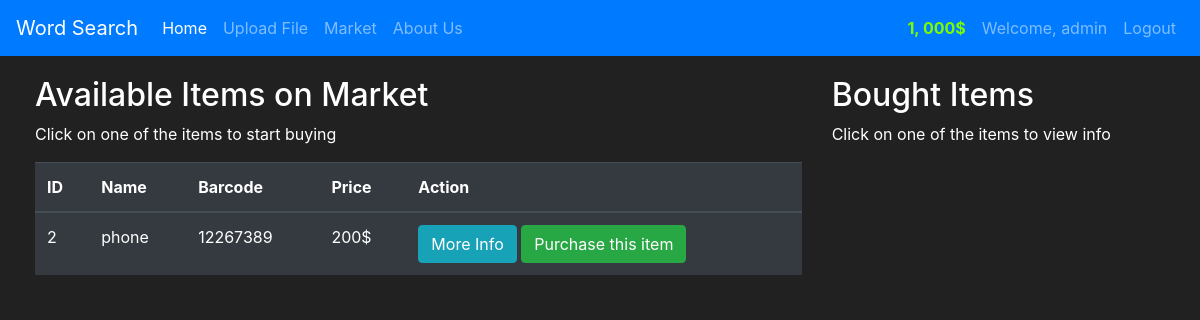
/market (signed in), run on an earlier commit of the app's database.
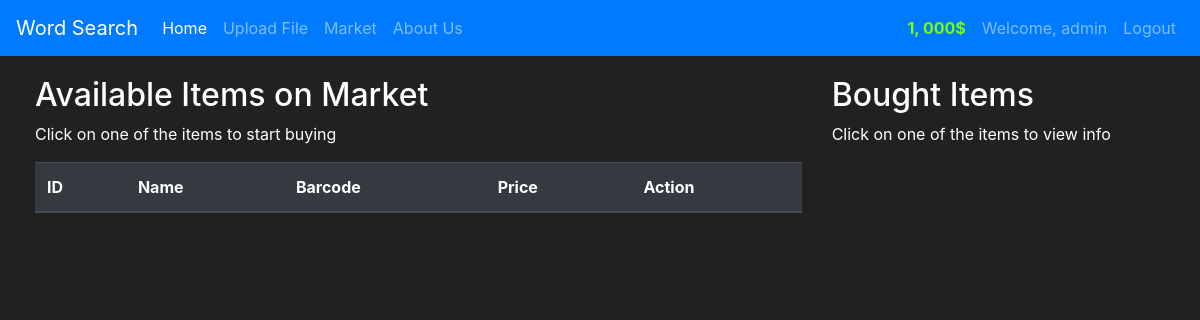
And on a later commit of the database.
### market/models.py (models this page shows, shortened)
class Item(db.Model):
	id = db.Column(db.Integer(), primary_key=True)
	name = db.Column(db.String(length=20), nullable=True, unique=True)
	price = db.Column(db.Integer(), nullable=False, unique=True)
	barcode = db.Column(db.String(length=12), nullable=False, unique=True)
	description = db.Column(db.String(length=2000), nullable=False)
	owner = db.Column(db.Integer(), db.ForeignKey('user.id'))

### market/routes.py (the view, shortened to what this page needs)
@app.route('/market', methods=['GET', 'POST'])
@login_required
def market():
	purchase_form = PurchaseItemForm()
	if request.method =="GET":
		items = Item.query.filter_by(owner=None)
		return render_template('market.html', items=items, purchase_form=purchase_form)

### market/models.py (called while the page is built)
@login_manager.user_loader
def load_user(user_id):
    return User.query.get(int(user_id))

	@property
	def prettier_budget(self):
		if len(str(self.budget >= 4)):
			return f'{str(self.budget)[:-3]}, {str(self.budget)[-3:]}$'
		else:
			return f"(self.budget)"

### market/templates/market.html (shortened to what this page needs)
{% extends 'layout.html' %}
{% block content %}
<div class="row" style="margin-top: 20px; margin-left: 20px;">
	<div class="col-8">
		<h2>Available Items on Market</h2>
		<p>Click on one of the items to start buying</p>
			<table class="table table-hover table-dark">
	    <thead>
	        <tr>
	            <th scope="col">ID</th>
	            <th scope="col">Name</th>
	            <th scope="col">Barcode</th>
	            <th scope="col">Price</th>
	            <th scope="col">Action</th>
	        </tr>
	    </thead>
	    <tbody>
	        {% for item in items %}
            <tr>
              <td>{{ item.id }}</td>
              <td>{{ item.name }}</td>
              <td>{{ item.barcode }}</td>
              <td>{{ item.price }}$</td>
              <td>
              	<button class="btn btn-outline btn-info" data-toggle="modal" data-target="#Modal-MoreInfo-{{ item.id }}">More Info</button>
              	<button class="btn btn-outline btn-success" data-toggle="modal" data-target="#Modal-PurchaseConfirm-{{ item.id }}">Purchase this item</button>
              </td>
            </tr>
	        {% endfor %}
	    </tbody>
	</table>
	</div>
	<div class="col-4">
			<h2>Bought Items</h2>
			<p>Click on one of the items to view info</p>
	</div>
</div>
{% endblock %}

What changed in the data, as far as the page shows it:
no longer on this page (row edited): Item: id "2", name "phone", barcode "12267389", price "200"
